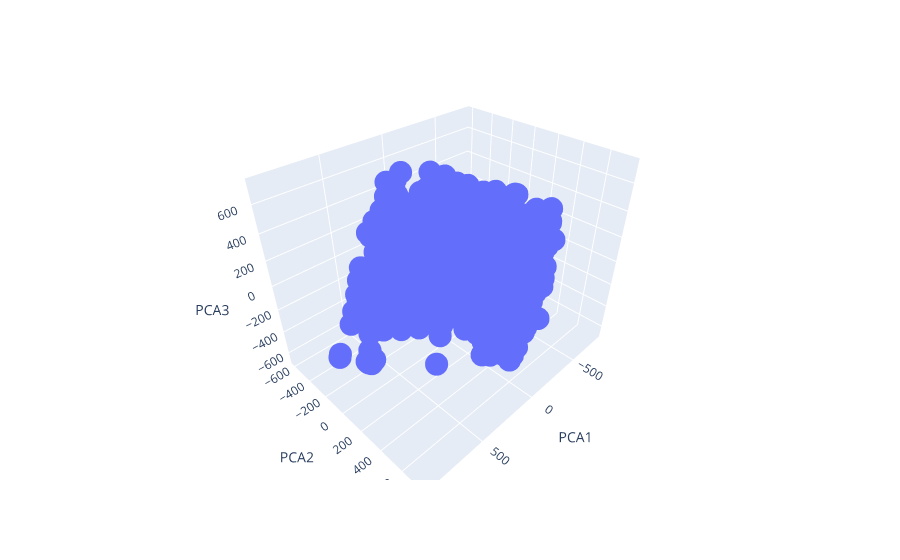

The notebook cell saved with this chart:
### Markdown cell above
#### 3-dim transformed components, visualized:

### Code cell
fig = px.scatter_3d(
    pd.DataFrame(pca_transformed3d).rename(columns={
        0:'PCA1',
        1:'PCA2',
        2:'PCA3'
    }),
    x='PCA1',
    y='PCA2',
    z='PCA3'
)
fig.show()

### Figure 1 — Plotly figure (JSON) as saved in the notebook; plotly's stock layout.template omitted (floating-point values rounded to 4 significant figures; data arrays with more than 128 entries replaced by an {"elided": "..."} marker saying what was removed)
{"data": [{"hovertemplate": "PCA1=%{x}<br>PCA2=%{y}<br>PCA3=%{z}<extra></extra>", "legendgroup": "", "marker": {"color": "#636efa", "symbol": "circle"}, "mode": "markers", "name": "", "scene": "scene", "showlegend": false, "type": "scatter3d", "x": {"elided": "1074 float values"}, "y": {"elided": "1074 float values"}, "z": {"elided": "1074 float values"}}], "layout": {"legend": {"tracegroupgap": 0}, "margin": {"t": 60}, "scene": {"domain": {"x": [0, 1], "y": [0, 1]}, "xaxis": {"title": {"text": "PCA1"}}, "yaxis": {"title": {"text": "PCA2"}}, "zaxis": {"title": {"text": "PCA3"}}}}}
